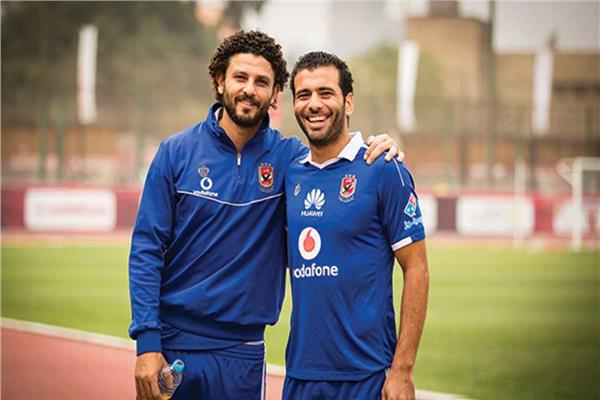
#> input picture scripts/packages/img1.jpg, 600 x 400 px
$ python opencv5.py
#> lines starting #> are read from the running program, lines starting #| are printed output that depends on the picture; after the words box and inside, x2 and y2 are one past the last pixel; in counts of white or black regions, pixels touching at a corner belong together
import numpy as np
import cv2

def show(img):
    cv2.imshow('Image',img)
    cv2.waitKey(0)
    cv2.destroyAllWindows()

img  = cv2.imread('img1.jpg')
#> img is the input picture: shape (400, 600, 3); mean B, G, R 117, 126.7, 136.3
small=cv2.resize(img.copy(),(0,0),fx=0.4,fy=0.4)
gray = cv2.cvtColor(img, cv2.COLOR_BGR2GRAY)
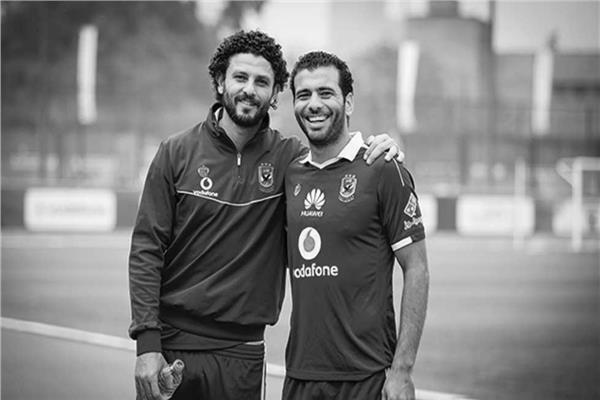
#> gray: shape (400, 600); min 1, max 255, mean 128.5
face_cascade   = cv2.CascadeClassifier('haarcascade_frontalface_default.xml')
smile_cascade  = cv2.CascadeClassifier('haarcascade_smile.xml')
faces = face_cascade.detectMultiScale(gray)
#> faces = [[216, 54, 65, 65], [282, 68, 66, 66]]
s=0
for (x,y,w,h) in faces:
    cv2.rectangle(img,(x,y),(x+w,y+h),(0,255,0),2)
    face_gray  = gray[y:y+h, x:x+w]
    face_color = img[y:y+h, x:x+w]
    smiles = smile_cascade.detectMultiScale(face_gray)
    for (ex,ey,ew,eh) in smiles:
        cv2.rectangle(face_color,(ex,ey),(ex+ew,ey+eh),(0,255,255),2)
        s=s+1
        break
#> this loop made 2 passes
#> (x, y, w, h, smiles) on pass 2: (282, 68, 66, 66, [[15, 40, 41, 20]])
#> pass 1, `face_gray  = gray[y:y+h, x:x+w]`:
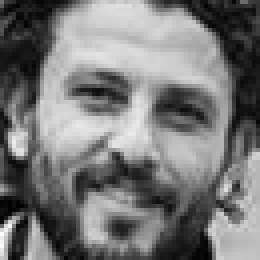
#> face_gray: shape (65, 65) (shown 4 times larger); min 1, max 253, mean 119.8
#> pass 1, `face_color = img[y:y+h, x:x+w]`:
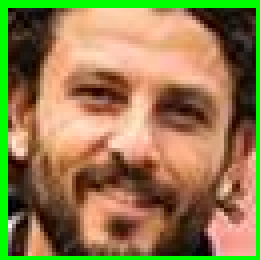
#> face_color: shape (65, 65, 3) (shown 4 times larger); mean B, G, R 77.9, 124.6, 146.2
#> pass 2, `face_gray  = gray[y:y+h, x:x+w]`:
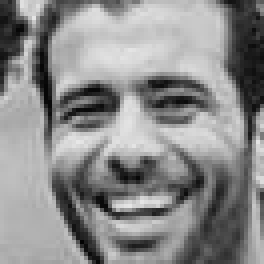
#> face_gray: shape (66, 66) (shown 4 times larger); min 2, max 231, mean 139.1
#> after the loop:
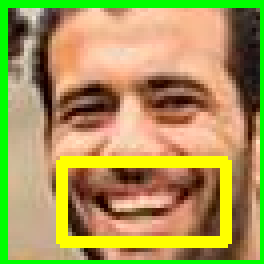
#> face_color: shape (66, 66, 3) (shown 4 times larger); mean B, G, R 87, 153.4, 169.3
#> after the loop:
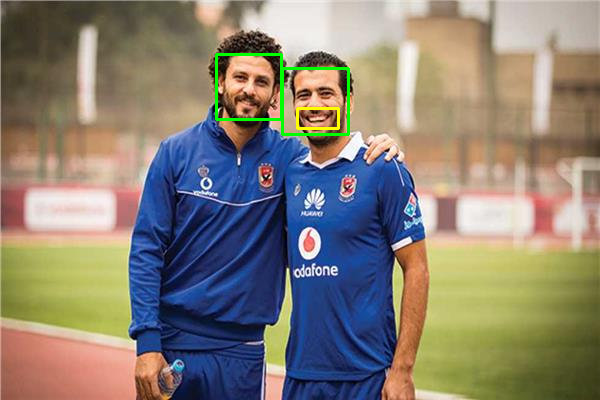
#> img: shape (400, 600, 3); 0.76% of pixels changed, all inside (x1, y1, x2, y2) = (215, 53, 350, 136)
#> after the loop, s = 1
height=img.shape[0]
#> height = 400
width=img.shape[1]
#> width = 600
x_offset=0
y_offset=gray.shape[0]-small.shape[0]
#> y_offset = 240
img[y_offset:y_offset+small.shape[0], x_offset:x_offset+small.shape[1]] = small
cv2.putText(img,'%s Persons'%len(faces),( width-150,height-50),
cv2.FONT_HERSHEY_SIMPLEX,0.8,(255,255,255),2)
cv2.putText(img,'%s Smile'%s,(width-150,height-10),cv2.FONT_HERSHEY_SIMPLEX,
0.8,(255,255,255),2)
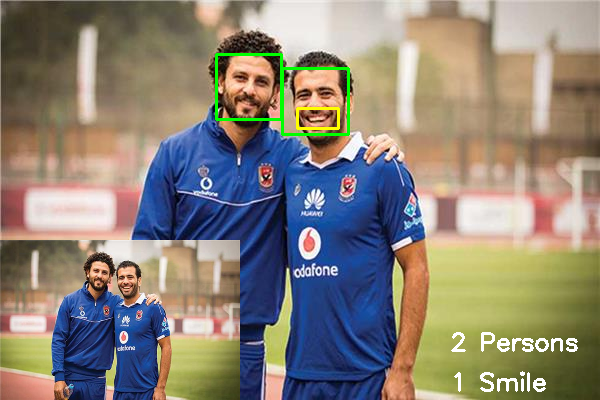
#> img: shape (400, 600, 3); mean B, G, R 119.5, 130.5, 138.4
show(img)
